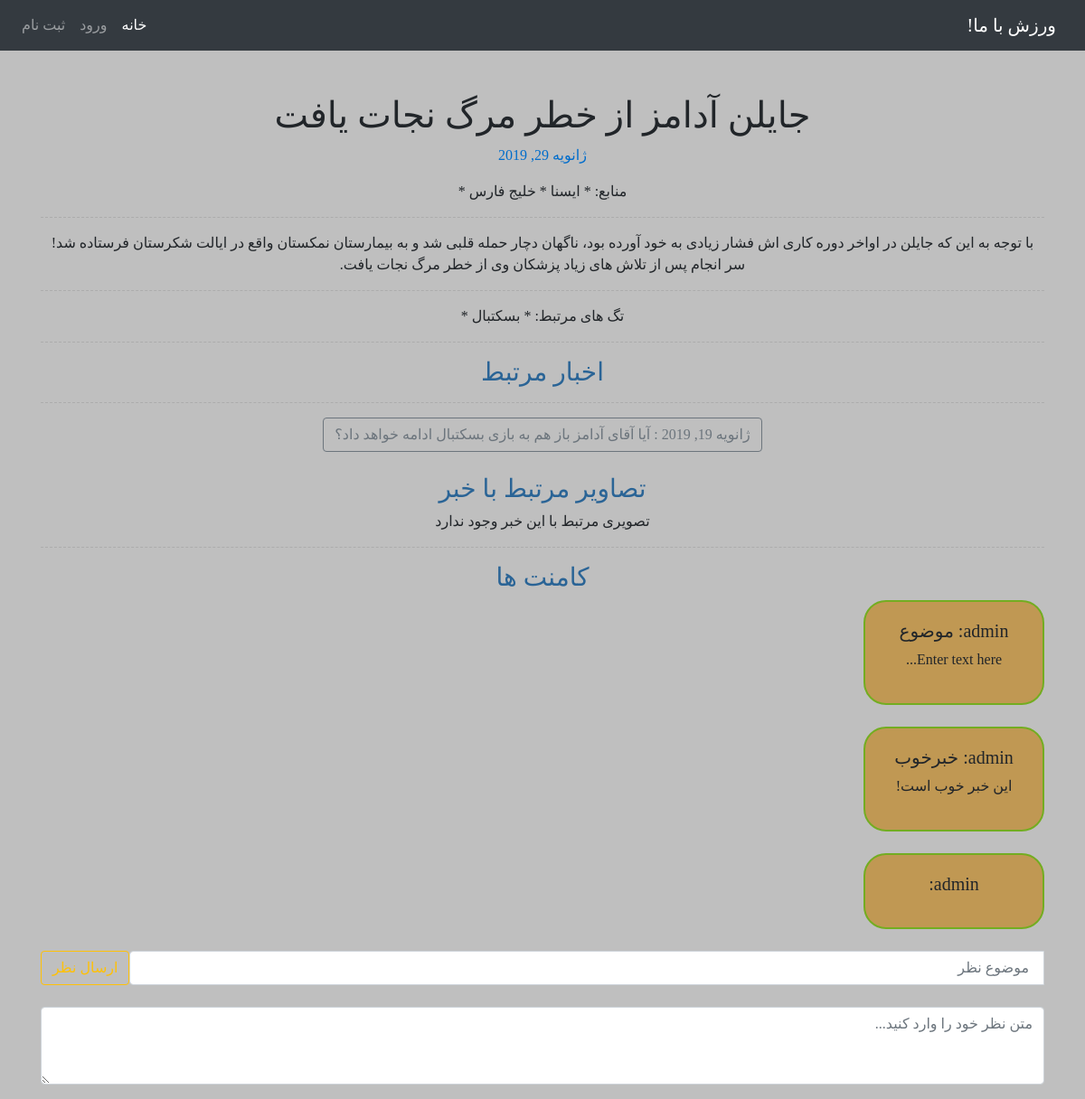
/8/news-detail, run on the app's committed database.
### sport/models/general_models.py (models this page shows, shortened)
class News(models.Model):
    type = models.CharField(max_length=1, choices=TYPE_CHOICES, default='F')
    title = models.CharField(max_length=100)
    text = models.TextField()
    publish_date = models.DateField()
    class Meta:
        verbose_name_plural = "Pieces of news"

class Resource(models.Model):
    name = models.CharField(max_length=100)
    news = models.ManyToManyField(News)

class Tag(models.Model):
    text = models.CharField(max_length=100)
    news = models.ManyToManyField(News)

class Comment(models.Model):
    title = models.CharField(max_length=100)
    text = models.TextField()
    writer = models.ForeignKey(User, on_delete=models.CASCADE)
    news = models.ForeignKey(News, on_delete=models.CASCADE)

### sport/views/general_views.py (the view)
# urls.py: path('<int:news_id>/news-detail', news_detail_view, name='news-detail'),
def news_detail_view(request, news_id):
    news = get_object_or_404(News, pk=news_id)
    if request.POST:
        title = request.POST['title']
        text = request.POST['comment']
        writer = request.user
        new_comment = Comment(title=title, text=text, writer=writer, news=news)
        new_comment.save()
    related_news = []
    related_tags = news.tag_set.all()
    for t in related_tags:
        for n in t.news.all():
            related_news.append(n)
    if related_news.__contains__(news):
        related_news.remove(news)
    comments = news.comment_set.all()
    return render(request, 'sport/general/news_detail.html', {
        'news': news,
        'related_news': related_news,
        "comments": comments
    }
                  )

### sport/templates/sport/general/news_detail.html (shortened to what this page needs)
{% extends 'base.html' %}
{% block content %}
    <head>
    </head>
    <body>
    <div class="container">
        <br><br>
        <h1>{{ news.title }}</h1>
        <p style="color: #006dcc">{{ news.publish_date }}</p>
        {% if news.resource_set.all %}
            <div>
                منابع:
                {% for r in news.resource_set.all %}
                    <div style="display: inline">
                        * {{ r.name }}
                    </div>
                {% endfor %}
                <div style="display: inline">
                    *
                </div>
            </div>
        {% else %}
            <p>منبع ندارد!</p>
        {% endif %}
        <hr style="border-style: dashed; color: #00b3ee;">
        <p>{{ news.text }}</p>
        <hr style="border-style: dashed; color: #00b3ee;">
        {% if news.tag_set.all %}
            <div>
                تگ های مرتبط:
                {% for t in news.tag_set.all %}
                    <div style="display: inline">
                        * {{ t.text }}
                    </div>
                {% endfor %}
                <div style="display: inline">
                    *
                </div>
            </div>
        {% else %}
            <p>تگ مرتبط ندارد!</p>
        {% endif %}
        <hr style="border-style: dashed; color: #00b3ee;">
        <h3>اخبار مرتبط</h3>
        <hr style="border-style: dashed; color: #00b3ee;">
        {% if related_news %}
            <div class="pre-scrollable">
                {% for n in related_news %}
                    <div style="display: block">
                        <a href="{% url 'sport:news-detail' n.id %}" type="button"
                           class="btn btn-outline-secondary">{{ n.publish_date }} : {{ n.title }}</a>
                        <br>
                        <br>
                    </div>
                {% endfor %}
            </div>
        {% else %}
            <p style="color: darkred">اخباری مرتبط با این بازیکن وجود ندارد!</p>
        {% endif %}
        {% if comments %}
            <h3>تصاویر مرتبط با خبر</h3>
            {% if news.basketballimage_set.all or news.footballimage_set.all%}
                {% for i in game.footballimage_set.all %}
                    <img width="600" height="600" src="{{ i.image.url }}" alt="image of game">
                    <br>
                    <p>{{ i.caption }}</p>
                {% endfor %}
                {% for i in game.basketballimage_set.all %}
                    <img width="600" height="600" src="{{ i.image.url }}" alt="image of game">
                    <br>
                    <p>{{ i.caption }}</p>
                {% endfor %}
            {% else %}
                <p>تصویری مرتبط با این خبر وجود ندارد</p>
            {% endif %}
            <hr style="border-style: dashed; color: #00b3ee;">
            <h3>کامنت ها</h3>
            {% for c in comments %}
                <div id="rcorners2">
                    <h5>{{ c.writer.username }}:
                        {{ c.title }}
                    </h5>
                    <p>{{ c.text }}</p>
                </div>
                <br>
            {% endfor %}
        {% else %}
            <p>کامنتی وجود ندارد برای این خبر</p>
        {% endif %}
        <form action="{% url 'sport:news-detail' news.id %}" method="post" id="usrform">
            <div class="input-group">
                <input type="text" name="title" class="form-control"
                       placeholder=" موضوع نظر">
                <div class="input-group-btn">
                    <button type="submit" class="btn btn-outline-warning">ارسال نظر</button>
                </div>
            </div>
        </form>
        <br>
        <div class="form-group shadow-textarea">
        <textarea name="comment" form="usrform" class="form-control z-depth-1" id="exampleFormControlTextarea6" rows="3"
                  placeholder="متن نظر خود را وارد کنید..."></textarea>
        </div>
    </div>
    </body>
{% endblock %}

### data on the page
News: title "جایلن آدامز از خطر مرگ نجات یافت", publish_date "ژانویه 29, 2019", text "با توجه به این که جایلن در اواخر دوره کاری اش فشار زیادی به خود آورده بود، ناگهان دچار حمله قلبی شد و به بیمارستان نمکستان واقع در ایالت شکرستان فرستاده شد! سر انجام پس از تلاش های زیاد پزشکان وی از خطر مرگ نجات یافت."
Resource: name "ایسنا"
Resource: name "خلیج فارس"
Tag: text "بسکتبال"
News: title "آیا آقای آدامز باز هم به بازی بسکتبال ادامه خواهد داد؟"
Comment: writer.username "admin", title "موضوع", text "Enter text here..."
Comment: writer.username "admin", title "خبرخوب", text "این خبر خوب است!"
Comment: writer.username "admin"
